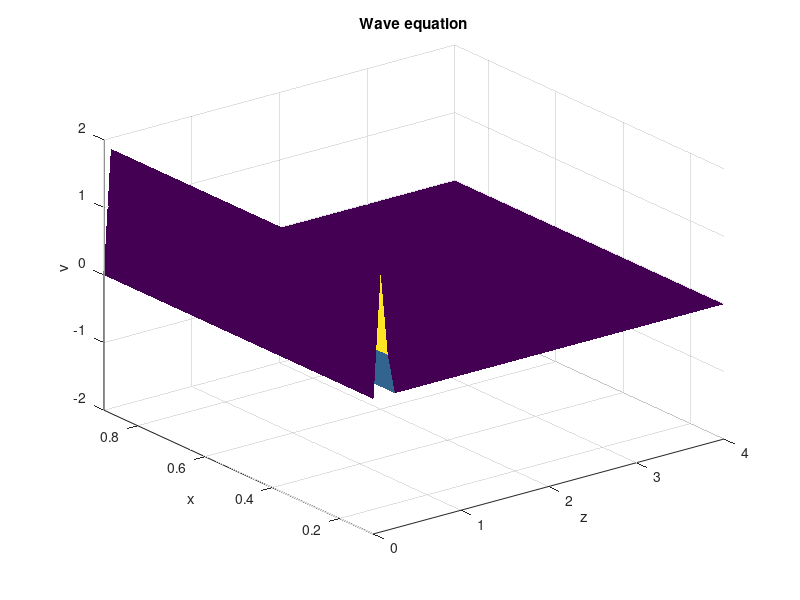

Here is the MATLAB script that generated this plot: (Note: this script raises an error after producing the figure.)
clear all
close all force

%%
tic
xMin = 0;
xMax = 1;
zMin = 0;
zMax = 4;
tMin = 0;
tMax = 5;

Dx = 0.05;
Dz = 0.08;
Dt = 0.0001;


Nx = round((xMax-xMin)/Dx);
Nz = round((zMax-zMin)/Dz);
Nt = round((tMax-tMin)/Dt);
xs = (linspace(xMin, xMax, Nx));
zs = (linspace(zMin, zMax, Nz));
ts = (linspace(tMin, tMax, Nt));
    
V = @(x) 1/2.*(cos(2.*pi.*x)) + 1;
%V = @(x) 1/2 + exp(-x.^2);
eta = 5.*10.^(-4);
etaC = 1/1000;
nuV = 3/1000;
N = 10;

vNow = zeros(Nx, Nz);
vNext = zeros(Nx, Nz);
UNow = zeros(Nx, Nz);
UNext = zeros(Nx, Nz);

%%

%v_x_z_t0 = @(x,z) exp(-(z-(zMax-zMin)/2).^2 - (x-(xMax-xMin)/2).^2); % v(x, z, t=0)
%v_x_z_t0 = @(x,z) (1+cos(10.*pi.*(z-1/10))).*(z < 2/10) + (1+cos(10*pi.*(z-3/10))).*((2/10 < z) & (z < 4/10)) + 0.*x; % v(x, z, t=0)
v_x_z_t0 = @(x,z) (1+cos(N.*pi.*(z-1/N))).*(z < 2/N) + 0.*x; % v(x, z, t=0)
U_x_z_t0 = @(x,z) (N.*pi.*V(x).*sin(N.*pi.*(z-1/N))) .*(z < 2/N); % v_t(x, z, t=0)
%U_x_z_t0 = @(x,z)  V(x) .* v_x_z_t0(x, z);

v_x0_z_t = @(z, t) 0; % v(x=xMin, z, t)
v_x1_z_t = @(z, t) 0; % v(x=xMax, z, t)
U_x0_z_t = @(z, t) 0; % v_t(x=xMin, z, t)
U_x1_z_t = @(z, t) 0; % v_t(x=xMax, z, t)

v_x_z0_t = @(x, t) 0; % v(x, z=zMin, t)
v_x_z1_t = @(x, t) 0; % v(x, z=zMax, t)
U_x_z0_t = @(x, t) 0; % v_t(x, z=zMin, t)
U_x_z1_t = @(x, t) 0; % v_t(x, z=zMax, t)

%%
vNow(:, :) = v_x_z_t0(xs', zs);
UNow(:,:) = U_x_z_t0(xs', zs);

r1 = max(Dt.*(V(xs(2:Nx-1))./Dz).^2)
r2 = (eta + nuV) .* Dt./(Dx.^2)
r3 = (etaC) .* Dt./(Dz.^2)
r4 =  (-nuV.*eta).*Dt./(Dx.^4)
r5 = (-nuV.*etaC).*Dt./(Dz.^4)
r6 = (-nuV.*eta - nuV.*etaC) .*Dt.*4./(Dx.^2 .* Dz.^2)

%%
w = waitbar(0,'1','Name','Simulating',...
    'CreateCancelBtn','setappdata(gcbf,''canceling'',1)');

handle_line = surf(zs, xs,vNow(:,:),'LineWidth',1, 'LineStyle','none');
axis([0,min(4, zMax),xMin+2.*Dx,xMax-2.*Dx,-2,2]);
xlabel('z'); ylabel('x'); zlabel('v');
%handle_line = plot(zs, vNow(1,:), 'LineWidth',1);
title('Wave equation');

%%

M(Nt) = struct('cdata',[],'colormap',[]);
%v = VideoWriter("./Movies/alfvenBeter5", "MPEG-4");
%open(v);

for it=2:Nt

    if getappdata(w, 'canceling')
        break;
    end

    vNext(3:Nx-2, 3:Nz-2) = vNow(3:Nx-2, 3:Nz-2) + Dt .* UNow(3:Nx-2, 3:Nz-2);
    UNext(3:Nx-2, 3:Nz-2) = UNow(3:Nx-2, 3:Nz-2) + ...
        Dt.*(V(xs(3:Nx-2)')./Dz).^2 .* (vNow(3:Nx-2, 4:Nz-1) - 2.*vNow(3:Nx-2, 3:Nz-2) + vNow(3:Nx-2, 2:Nz-3) ) + ...
        (eta + nuV) .* Dt./(Dx.^2) .* (UNow(4:Nx-1, 3:Nz-2) - 2.*UNow(3:Nx-2, 3:Nz-2) + UNow(2:Nx-3, 3:Nz-2)) + ...
        (etaC) .* Dt./(Dz.^2) .* (UNow(3:Nx-2, 4:Nz-1) - 2.*UNow(3:Nx-2, 3:Nz-2) + UNow(3:Nx-2, 2:Nz-3)) + ...
        (-nuV.*eta).*Dt./(Dx.^4) .* ( vNow(5:Nx,  3:Nz-2) - 4.*vNow(4:Nx-1,  3:Nz-2) + 6.*vNow(3:Nx-2,  3:Nz-2) - 4.*vNow(2:Nx-3,  3:Nz-2) + vNow(1:Nx-4,  3:Nz-2)) + ...
        (-nuV.*etaC).*Dt./(Dz.^4) .* (vNow(3:Nx-2, 5:Nz) - 4.*vNow(3:Nx-2, 4:Nz-1) + 6.*vNow(3:Nx-2, 3:Nz-2) - 4.*vNow(3:Nx-2, 2:Nz-3) + vNow(3:Nx-2, 1:Nz-4)) + ...
        (-nuV.*eta - nuV.*etaC) .*Dt.*4./(Dx.^2 .* Dz.^2) .* ( ...
            vNow(4:Nx-1,4:Nz-1) - 2.*vNow(3:Nx-2, 4:Nz-1) + vNow(2:Nx-3, 4:Nz-1) + ...
            vNow(4:Nx-1, 2:Nz-3) -2.*vNow(3:Nx-2, 2:Nz-3) + vNow(2:Nx-3, 2:Nz-3) + ...
            (-2).*(vNow(4:Nx-1, 3:Nz-2) - 2.*vNow(3:Nx-2,3:Nz-2) + vNow(2:Nx-3, 3:Nz-2)  ));

    vNow = vNext;
    UNow = UNext;

    % BC
    %vNow(1, :) = v_x0_z_t(zs, ts(it)); % v(x=xMin, z, t)
    %vNow(Nx, :) = v_x1_z_t(zs, ts(it)); % v(x=xMax, z, t)
    %UNow(1, :) = U_x0_z_t(zs, ts(it)); % v_t(x=xMin, z, t)
    %UNow(Nx, :) = U_x1_z_t(zs, ts(it)); % v_t(x=xMax, z, t)

    
    %vNow(:, 1) = v_x_z0_t(xs, ts(it)); % v(x, z=zMin, t)
    %vNow(:, Nz) = v_x_z1_t(xs, ts(it)); % v(x, z=zMax, t)
    %UNow(:, 1) = U_x_z0_t(xs, ts(it)); % v_t(x, z=zMin, t)
    %UNow(:, Nz) = U_x_z1_t(xs, ts(it)); % v_t(x, z=zMax, t)
    %m(it) = max(vNow(round(Nx/2), :));

    if mod(it, 50) == 0
        waitbar(it/Nt,w);
        handle_line.ZData = vNow(:,:);
        %handle_line.YData = vNow(2,:);
    
        %drawnow limitrate;
        M(it) = getframe(gcf);
        %writeVideo(v, M(it));
    end
    if mod(it, 200) == 0
        drawnow
    end
end
delete(w)
%close(v)

%%
toc
